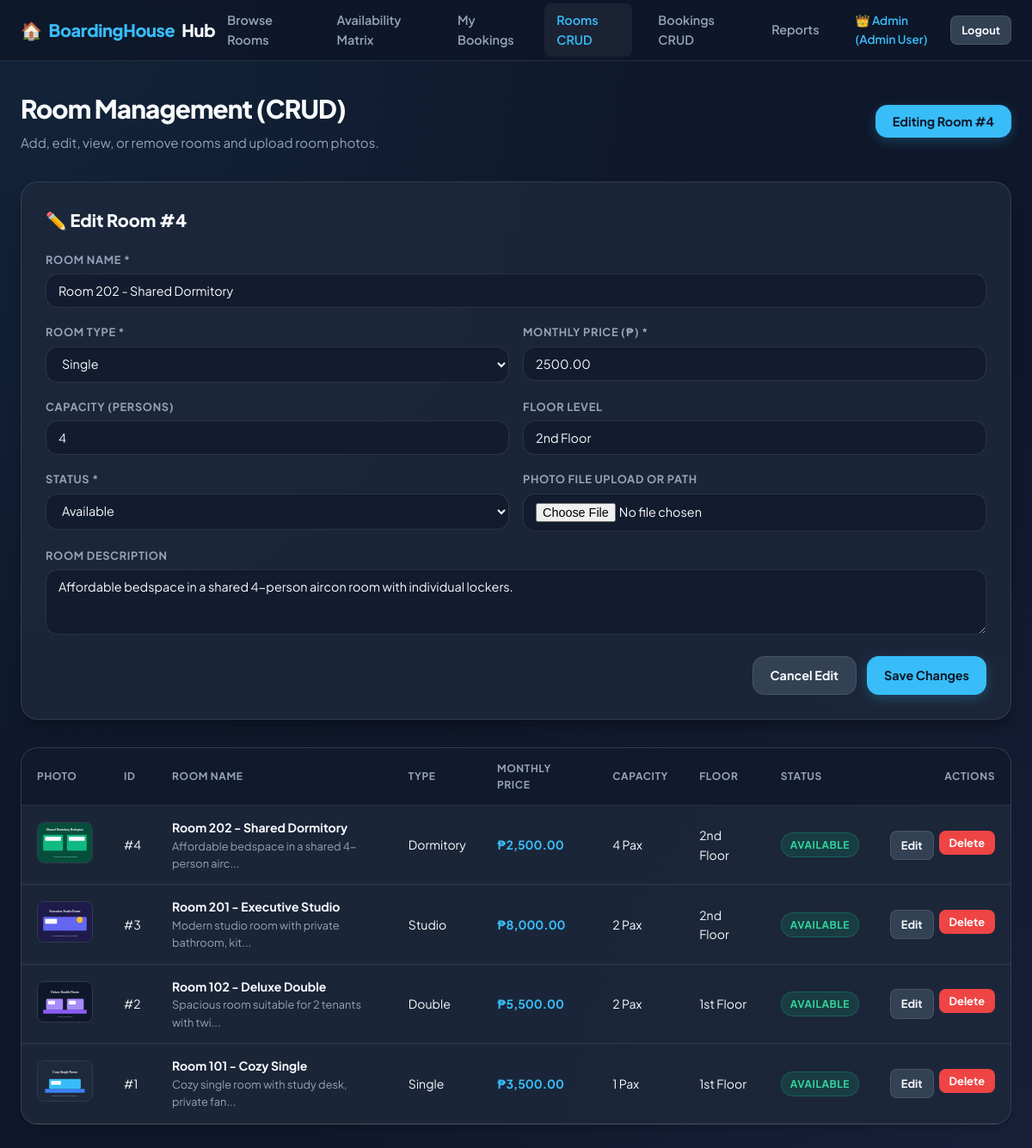
The page /rooms.php?edit=4 (signed in) on the database its author committed.
### tables this page shows
CREATE TABLE IF NOT EXISTS `rooms` (
    `id` INT AUTO_INCREMENT PRIMARY KEY,
    `name` VARCHAR(100) NOT NULL,
    `type` VARCHAR(50) NOT NULL,
    `price` DECIMAL(10,2) NOT NULL,
    `capacity` INT NOT NULL DEFAULT 1,
    `floor` VARCHAR(20) DEFAULT '1st Floor',
    `status` ENUM('Available', 'Occupied', 'Maintenance') DEFAULT 'Available',
    `image` VARCHAR(255) NULL,
    `description` TEXT,
    `created_at` TIMESTAMP DEFAULT CURRENT_TIMESTAMP
);

### config.php (called while the page is built, shortened)
<?php
function e($string)
{
    return htmlspecialchars($string ?? '', ENT_QUOTES, 'UTF-8');
}
function formatMoney($amount)
{
    return '₱' . number_format((float) $amount, 2);
}

### rooms.php (the view, shortened to what this page needs)
<?php
require_once __DIR__ . '/config.php';
$pdo = getDB();
$editRoom = null;
if (isset($_GET['edit'])) {
    $editId = (int)$_GET['edit'];
    $stmt = $pdo->prepare("SELECT * FROM `rooms` WHERE `id` = ?");
    $stmt->execute([$editId]);
    $editRoom = $stmt->fetch();
}
$rooms = $pdo->query("SELECT * FROM `rooms` ORDER BY `id` DESC")->fetchAll();
include __DIR__ . '/includes/header.php';
include __DIR__ . '/includes/navbar.php';
?>
<div class="container">
    <div class="page-header">
        <div>
            <h1 class="page-title">Room Management (CRUD)</h1>
            <p class="page-subtitle">Add, edit, view, or remove rooms and upload room photos.</p>
        </div>
        <button class="btn btn-primary" onclick="toggleAddForm()">
            <?= $editRoom ? 'Editing Room #' . $editRoom['id'] : '+ Add New Room'; ?>
        </button>
    </div>
    <div id="roomFormCard" class="form-card" style="margin-bottom: 32px; <?= $editRoom ? 'display:block;' : 'display:none;'; ?>">
        <h3 style="font-size: 1.25rem; font-weight: 800;"><?= $editRoom ? '✏️ Edit Room #' . $editRoom['id'] : '➕ Create New Room'; ?></h3>
        <form method="POST" enctype="multipart/form-data" style="margin-top:20px;">
            <div class="form-group">
                <label class="form-label">Room Name *</label>
                <input type="text" name="name" class="form-control" required value="<?= e($editRoom['name'] ?? ''); ?>" placeholder="e.g. Room 203 - Executive Single">
            </div>
            <div class="form-row">
                <div class="form-group">
                    <label class="form-label">Room Type *</label>
                    <select name="type" class="form-control">
                        <?php foreach (['Single', 'Double', 'Studio', 'Bedspace'] as $t): ?>
                            <option value="<?= $t; ?>" <?= ($editRoom['type'] ?? '') === $t ? 'selected' : ''; ?>><?= $t; ?></option>
                        <?php endforeach; ?>
                    </select>
                </div>
                <div class="form-group">
                    <label class="form-label">Monthly Price (₱) *</label>
                    <input type="number" step="0.01" name="price" class="form-control" required value="<?= e($editRoom['price'] ?? '3500'); ?>">
                </div>
            </div>
            <div class="form-row">
                <div class="form-group">
                    <label class="form-label">Capacity (Persons)</label>
                    <input type="number" name="capacity" class="form-control" value="<?= e($editRoom['capacity'] ?? '1'); ?>">
                </div>
                <div class="form-group">
                    <label class="form-label">Floor Level</label>
                    <input type="text" name="floor" class="form-control" value="<?= e($editRoom['floor'] ?? '1st Floor'); ?>">
                </div>
            </div>
            <div class="form-row">
                <div class="form-group">
                    <label class="form-label">Status *</label>
                    <select name="status" class="form-control">
                        <option value="Available" <?= ($editRoom['status'] ?? '') === 'Available' ? 'selected' : ''; ?>>Available</option>
                    </select>
                </div>
                <div class="form-group">
                    <label class="form-label">Photo File Upload or Path</label>
                    <input type="file" name="image_file" class="form-control" accept="image/*">
                </div>
            </div>
            <div class="form-group">
                <label class="form-label">Room Description</label>
                <textarea name="description" class="form-control" rows="3" placeholder="Describe room amenities, fan/aircon, furniture..."><?= e($editRoom['description'] ?? ''); ?></textarea>
            </div>
            <div style="display:flex; gap:12px; justify-content:flex-end;">
                <?php if ($editRoom): ?>
                    <a href="rooms.php" class="btn btn-secondary">Cancel Edit</a>
                <?php endif; ?>
                <button type="submit" class="btn btn-primary"><?= $editRoom ? 'Save Changes' : 'Create Room'; ?></button>
            </div>
        </form>
    </div>
    <div class="table-container">
        <table>
            <thead>
                <tr>
                    <th>Photo</th>
                    <th>ID</th>
                    <th>Room Name</th>
                    <th>Type</th>
                    <th>Monthly Price</th>
                    <th>Capacity</th>
                    <th>Floor</th>
                    <th>Status</th>
                    <th style="text-align: right;">Actions</th>
                </tr>
            </thead>
            <tbody>
                <?php if (count($rooms) === 0): ?>
                    <tr>
                        <td colspan="9" style="text-align:center; color:var(--text-muted); padding:32px;">No rooms found in database. Click "+ Add New Room" to create one.</td>
                    </tr>
                <?php else: ?>
                    <?php foreach ($rooms as $room): ?>
                        <?php
                            $roomTypeLower = strtolower($room['type']);
                            $defaultImage = 'images/single.svg';
                            if (str_contains($roomTypeLower, 'double')) $defaultImage = 'images/double.svg';
                            else if (str_contains($roomTypeLower, 'studio')) $defaultImage = 'images/studio.svg';
                            else if (str_contains($roomTypeLower, 'dorm') || str_contains($roomTypeLower, 'bedspace')) $defaultImage = 'images/dormitory.svg';
                            $imagePath = !empty($room['image']) ? $room['image'] : $defaultImage;
                        ?>
                        <tr>
                            <td>
                                <img src="<?= e($imagePath); ?>" style="width: 65px; height: 48px; object-fit: cover; border-radius: var(--radius-sm); border: 1px solid var(--border);" alt="Room" onerror="this.onerror=null; this.src='<?= $defaultImage; ?>';">
                            </td>
                            <td>#<?= $room['id']; ?></td>
                            <td>
                                <strong><?= e($room['name']); ?></strong>
                                <div style="font-size:0.8rem; color:var(--text-muted);"><?= e(substr($room['description'], 0, 45)); ?>...</div>
                            </td>
                            <td><?= e($room['type']); ?></td>
                            <td style="color:var(--primary); font-weight:700;"><?= formatMoney($room['price']); ?></td>
                            <td><?= e($room['capacity']); ?> Pax</td>
                            <td><?= e($room['floor']); ?></td>
                            <td>
                                <span class="badge badge-<?= strtolower($room['status']); ?>">
                                    <?= e(ucfirst($room['status'])); ?>
                                </span>
                            </td>
                            <td style="text-align: right;">
                                <div style="display:inline-flex; gap:6px;">
                                    <a href="rooms.php?edit=<?= $room['id']; ?>" class="btn btn-secondary btn-sm">Edit</a>
                                    <form method="POST" onsubmit="return confirm('Delete this room?');" style="display:inline;">
                                        <button type="submit" class="btn btn-danger btn-sm">Delete</button>
                                    </form>
                                </div>
                            </td>
                        </tr>
                    <?php endforeach; ?>
                <?php endif; ?>
            </tbody>
        </table>
    </div>
</div>
<?php include __DIR__ . '/includes/footer.php'; ?>

### css/style.css (style rules this page uses)
:root { --bg-main: #0f172a; --bg-card: rgba(30, 41, 59, 0.85); --bg-card-hover: rgba(51, 65, 85, 0.95); --border: rgba(255, 255, 255, 0.1); --border-hover: rgba(56, 189, 248, 0.4); --primary: #38bdf8; --primary-hover: #0284c7; --primary-glow: rgba(56, 189, 248, 0.25); --secondary: #334155; --secondary-hover: #475569; --accent: #818cf8; --success: #10b981; --success-bg: rgba(16, 185, 129, 0.15); --warning: #f59e0b; --warning-bg: rgba(245, 158, 11, 0.15); --danger: #ef4444; --danger-bg: rgba(239, 68, 68, 0.15); --text-main: #f8fafc; --text-muted: #94a3b8; --text-dark: #0f172a; --radius-sm: 8px; --radius-md: 14px; --radius-lg: 20px; --shadow-sm: 0 4px 6px -1px rgba(0, 0, 0, 0.2); --shadow-md: 0 10px 15px -3px rgba(0, 0, 0, 0.3); --shadow-lg: 0 20px 25px -5px rgba(0, 0, 0, 0.4); --transition: all 0.25s cubic-bezier(0.4, 0, 0.2, 1); }
* { margin: 0; padding: 0; box-sizing: border-box; font-family: 'Plus Jakarta Sans', -apple-system, BlinkMacSystemFont, sans-serif; }
body { background-color: var(--bg-main); background-image: radial-gradient(at 0% 0%, rgba(56, 189, 248, 0.08) 0px, transparent 50%), radial-gradient(at 100% 100%, rgba(129, 140, 248, 0.08) 0px, transparent 50%); color: var(--text-main); min-height: 100vh; line-height: 1.6; padding-bottom: 60px; }
.container { max-width: 1200px; margin: 32px auto; padding: 0 24px; }
.page-header { display: flex; align-items: center; justify-content: space-between; margin-bottom: 32px; flex-wrap: wrap; gap: 16px; }
.page-title { font-size: 1.85rem; font-weight: 800; letter-spacing: -0.03em; }
.page-subtitle { color: var(--text-muted); font-size: 0.95rem; margin-top: 4px; }
.btn { display: inline-flex; align-items: center; justify-content: center; gap: 8px; padding: 10px 20px; font-size: 0.9rem; font-weight: 700; border-radius: var(--radius-md); border: none; cursor: pointer; text-decoration: none; transition: var(--transition); outline: none; }
.btn-primary { background: var(--primary); color: var(--text-dark); box-shadow: 0 4px 14px var(--primary-glow); }
.btn-secondary { background: var(--secondary); color: var(--text-main); border: 1px solid var(--border); }
.btn-danger { background: var(--danger); color: #ffffff; }
.btn-sm { padding: 6px 12px; font-size: 0.8rem; border-radius: var(--radius-sm); }
.badge { display: inline-flex; align-items: center; padding: 4px 10px; border-radius: 9999px; font-size: 0.75rem; font-weight: 700; text-transform: uppercase; letter-spacing: 0.04em; }
.badge-available { background: var(--success-bg); color: #34d399; border: 1px solid rgba(16, 185, 129, 0.3); }
.form-card { background: var(--bg-card); border: 1px solid var(--border); border-radius: var(--radius-lg); padding: 28px; box-shadow: var(--shadow-md); }
.form-group { margin-bottom: 18px; }
.form-row { display: grid; grid-template-columns: 1fr 1fr; gap: 16px; }
.form-label { display: block; font-size: 0.8rem; font-weight: 700; text-transform: uppercase; letter-spacing: 0.05em; color: var(--text-muted); margin-bottom: 6px; }
.form-control { width: 100%; padding: 10px 14px; background: rgba(15, 23, 42, 0.6); border: 1px solid var(--border); border-radius: var(--radius-md); color: var(--text-main); font-size: 0.9rem; transition: var(--transition); outline: none; }
select.form-control option { background: #0f172a; color: #f8fafc; }
.table-container { background: var(--bg-card); border: 1px solid var(--border); border-radius: var(--radius-lg); overflow-x: auto; box-shadow: var(--shadow-sm); }
table { width: 100%; border-collapse: collapse; text-align: left; font-size: 0.88rem; }
th { background: rgba(15, 23, 42, 0.8); padding: 14px 18px; font-size: 0.75rem; font-weight: 700; text-transform: uppercase; letter-spacing: 0.05em; color: var(--text-muted); border-bottom: 1px solid var(--border); }
td { padding: 14px 18px; border-bottom: 1px solid var(--border); vertical-align: middle; }

### rows shown on the page
rooms: id "4", name "Room 202 - Shared Dormitory", price "2500.00", capacity "4", floor "2nd Floor", status "Available", description "Affordable bedspace in a shared 4-person aircon room with individual lockers.", image (picture), description "Affordable bedspace in a shared 4-person airc", type "Dormitory", price "₱2,500.00", status "AVAILABLE"
rooms: image (picture), id "3", name "Room 201 - Executive Studio", description "Modern studio room with private bathroom, kit", type "Studio", price "₱8,000.00", capacity "2", floor "2nd Floor", status "AVAILABLE"
rooms: image (picture), id "2", name "Room 102 - Deluxe Double", description "Spacious room suitable for 2 tenants with twi", type "Double", price "₱5,500.00", capacity "2", floor "1st Floor", status "AVAILABLE"
rooms: image (picture), id "1", name "Room 101 - Cozy Single", description "Cozy single room with study desk, private fan", type "Single", price "₱3,500.00", capacity "1", floor "1st Floor", status "AVAILABLE"

### other values the page prints
$user['name'] "Admin User"
form field type "Single"
